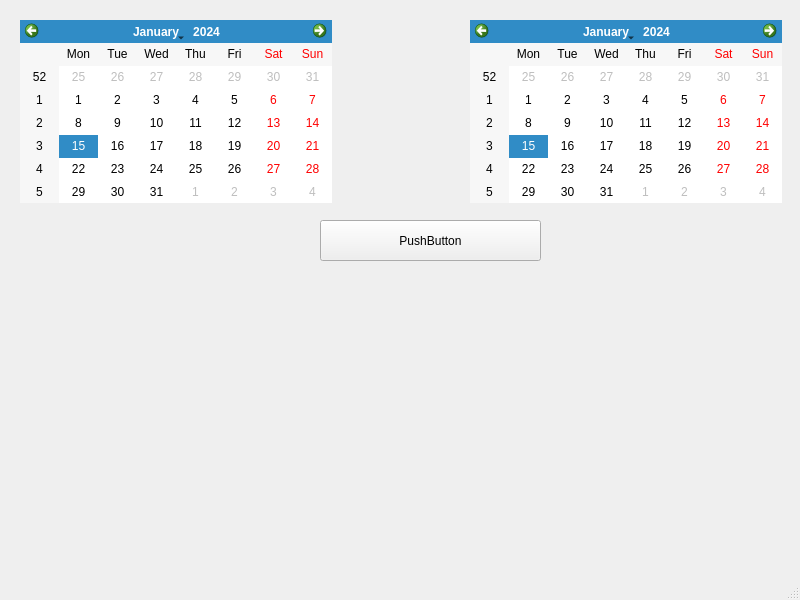
<?xml version="1.0" encoding="UTF-8"?>
<ui version="4.0">
 <class>MainWindow</class>
 <widget class="QMainWindow" name="MainWindow">
  <property name="geometry">
   <rect>
    <x>0</x>
    <y>0</y>
    <width>800</width>
    <height>600</height>
   </rect>
  </property>
  <property name="windowTitle">
   <string>MainWindow</string>
  </property>
  <widget class="QWidget" name="centralwidget">
   <widget class="QPushButton" name="pushButton">
    <property name="geometry">
     <rect>
      <x>320</x>
      <y>220</y>
      <width>221</width>
      <height>41</height>
     </rect>
    </property>
    <property name="text">
     <string>PushButton</string>
    </property>
   </widget>
   <widget class="QWidget" name="verticalLayoutWidget">
    <property name="geometry">
     <rect>
      <x>9</x>
      <y>274</y>
      <width>781</width>
      <height>281</height>
     </rect>
    </property>
    <layout class="QVBoxLayout" name="pictureLayout">
     <item>
      <widget class="QLabel" name="labelKurv">
       <property name="text">
        <string/>
       </property>
      </widget>
     </item>
    </layout>
   </widget>
   <widget class="QCalendarWidget" name="calendarWidget">
    <property name="geometry">
     <rect>
      <x>20</x>
      <y>20</y>
      <width>312</width>
      <height>183</height>
     </rect>
    </property>
   </widget>
   <widget class="QCalendarWidget" name="calendarWidget_2">
    <property name="geometry">
     <rect>
      <x>470</x>
      <y>20</y>
      <width>312</width>
      <height>183</height>
     </rect>
    </property>
   </widget>
   <widget class="QWidget" name="verticalLayoutWidget_2">
    <property name="geometry">
     <rect>
      <x>350</x>
      <y>60</y>
      <width>101</width>
      <height>101</height>
     </rect>
    </property>
    <layout class="QVBoxLayout" name="logoLayout">
     <item>
      <widget class="QLabel" name="logoLabel">
       <property name="text">
        <string/>
       </property>
      </widget>
     </item>
    </layout>
   </widget>
  </widget>
  <widget class="QMenuBar" name="menubar">
   <property name="geometry">
    <rect>
     <x>0</x>
     <y>0</y>
     <width>800</width>
     <height>21</height>
    </rect>
   </property>
  </widget>
  <widget class="QStatusBar" name="statusbar"/>
 </widget>
 <resources/>
 <connections/>
</ui>
